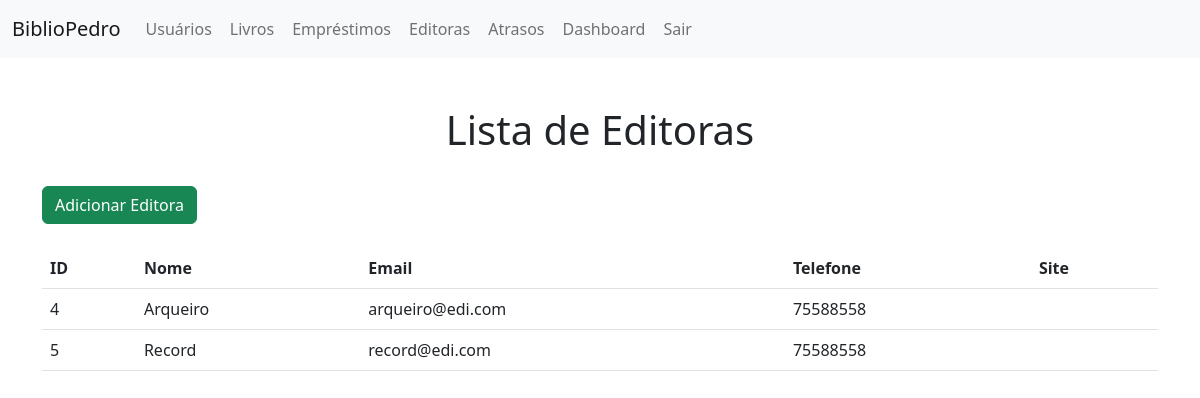
Before: /ProjetoWDA/editoras.php (signed in) with the older database file.
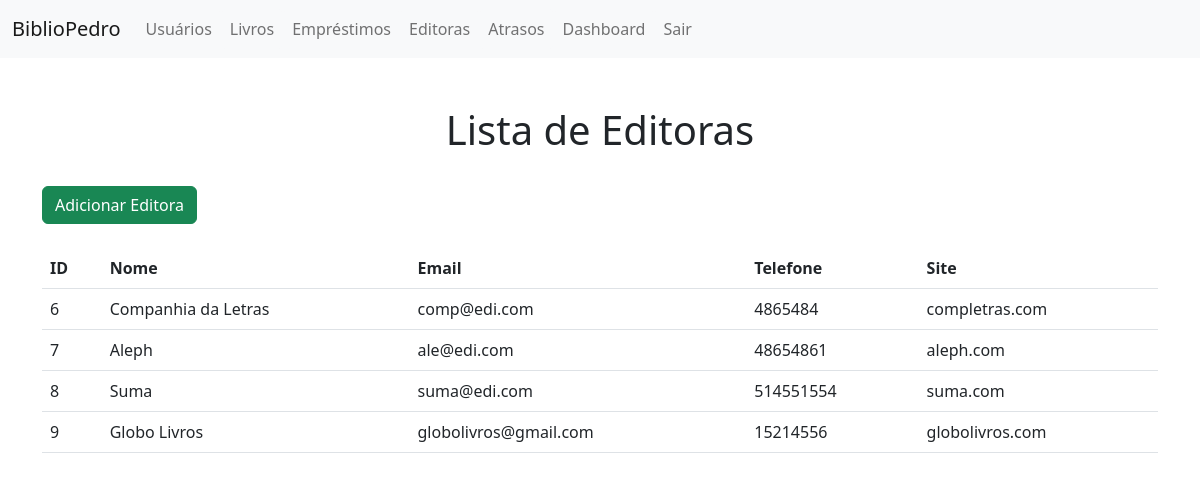
After: the same page with the newer database file.
### tables this page shows
CREATE TABLE `editoras` (
  `id` int(11) NOT NULL,
  `nome` text NOT NULL,
  `email` text NOT NULL,
  `telefone` text NOT NULL,
  `site` text NOT NULL
);

### ProjetoWDA/editoras.php (the view, shortened to what this page needs)
<!DOCTYPE html>
<html lang="en">
<head>
    <link rel="stylesheet" href="css/bootstrap.min.css">
</head>
<body>
<nav class="navbar navbar-expand-lg bg-light">
        <div class="container-fluid">
          <a class="navbar-brand" href="index.html">BiblioPedro</a>
          <div class="collapse navbar-collapse" id="navbarNavAltMarkup">
            <div class="navbar-nav">
              <a class="nav-link btn btn-light" href="usuarios.php">Usuários</a>
			  <a class="nav-link btn btn-light" href="livros.php">Livros</a>
			  <a class="nav-link btn btn-light" href="emprestimos.php">Empréstimos</a>
			  <a class="nav-link btn btn-light" href="editoras.php">Editoras</a>
			  <a class="nav-link btn btn-light" href="atrasos.php">Atrasos</a>
			  <a class="nav-link btn btn-light" href="dashboard.php" class="dashboard-button">Dashboard</a>
			  <a class="nav-link btn btn-light" href="logout.php">Sair</a>
            </div>
          </div>
        </div>
      </nav>
	  <br><br>
	  <div class="container">
      <center><h1>Lista de Editoras</h1></center>
	  <br>
	  <a href="adicionareditora.php" type="button" class="btn btn-success">Adicionar Editora</a><br><br>
	<table class="table">
		<tr>
			<th>ID</th>
			<th>Nome</th>
			<th>Email</th>
			<th>Telefone</th>
			<th>Site</th>
		</tr>
		<?php
			include 'conexao.php';
			$sql = "SELECT * FROM editoras";
			$result = mysqli_query($conn, $sql);
			if (mysqli_num_rows($result) > 0) {
				while ($row = mysqli_fetch_assoc($result)) {
					echo "<tr>";
					echo "<td>".$row["id"]."</td>";
					echo "<td>".$row["nome"]."</td>";
					echo "<td>".$row["email"]."</td>";
					echo "<td>".$row["telefone"]."</td>";
					echo "<td>".$row["site"]."</td>";
					echo "</tr>";
				}
			} else {
				echo "<tr><td colspan='4'>Nenhuma editora encontrada.</td></tr>";
			}
		?>
	</table>
	</div>
</body>
</html>

Changed rows visible on the page:
removed editoras: id "4", nome "Arqueiro", email "arqueiro@edi.com", telefone "75588558"
removed editoras: id "5", nome "Record", email "record@edi.com", telefone "75588558"
added editoras: id "6", nome "Companhia da Letras", email "comp@edi.com", telefone "4865484", site "completras.com"
added editoras: id "7", nome "Aleph", email "ale@edi.com", telefone "48654861", site "aleph.com"
added editoras: id "8", nome "Suma", email "suma@edi.com", telefone "514551554", site "suma.com"
added editoras: id "9", nome "Globo Livros", email "globolivros@gmail.com", telefone "15214556", site "globolivros.com"
